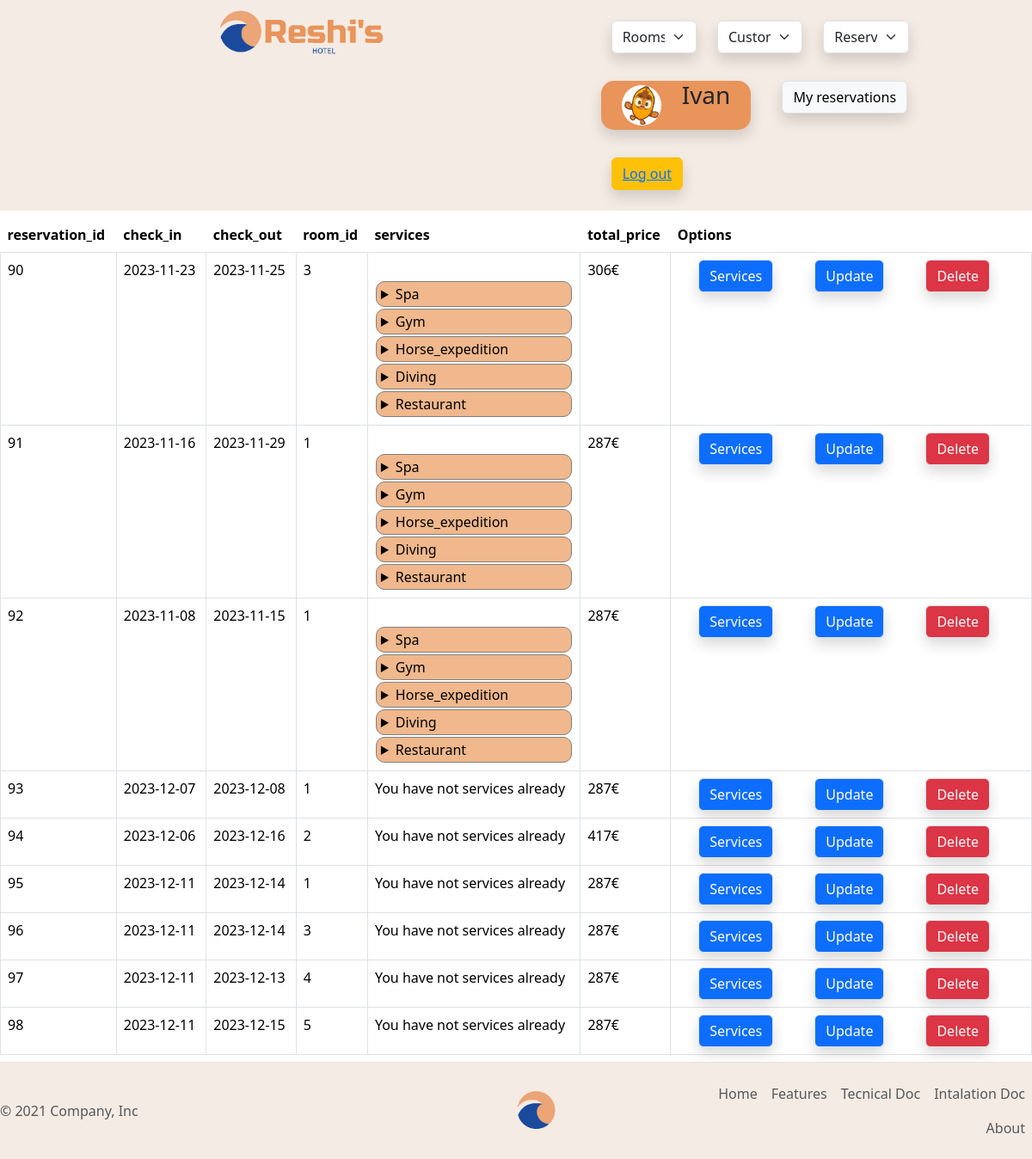
The app's page /db/reservations/db_reservation_select_all.php (signed in) with its own data.
### tables this page shows
CREATE TABLE IF NOT EXISTS `034_reservations` (
  `reservation_id` int(11) NOT NULL AUTO_INCREMENT,
  `id_client_master` int(11) NOT NULL,
  `id_clients` longtext DEFAULT NULL CHECK (json_valid(`id_clients`)),
  `check_in` date DEFAULT NULL,
  `check_out` date DEFAULT NULL,
  `room_id` int(11) DEFAULT NULL,
  `services` longtext DEFAULT NULL CHECK (json_valid(`services`)),
  `initial_price` decimal(10,3) DEFAULT NULL,
  `type_of_reservation` enum('check_in','check_out','canceled','absent','booked') DEFAULT NULL,
  PRIMARY KEY (`reservation_id`),
  KEY `id_client_master` (`id_client_master`),
  KEY `room_id` (`room_id`)
);

### db/reservations/db_reservation_select_all.php (the view, shortened to what this page needs)
<?php
include($_SERVER['DOCUMENT_ROOT'] . '/student034/dwes/header.php');
include($_SERVER['DOCUMENT_ROOT'] . '/student034/dwes/db/db_connection.php');
$sql = "
SELECT *FROM 034_reservations;";
$resultado = mysqli_query($conn, $sql);
$muestra = mysqli_fetch_all($resultado, MYSQLI_ASSOC);
?>
 <table class="table my-2">
    <tr>
      <td><strong>reservation_id</strong></td>
      <td><strong>check_in</strong></td>
      <td><strong>check_out</strong></td>
      <td><strong>room_id</strong></td>
      <td><strong>services</strong></td>
      <td><strong>total_price</strong></td>
      <td><strong>Options</strong></td>
    </tr>
    <?php
    foreach ($muestra as $reserva) {
    ?>
      <tr>
        <td class="border"><?php print_r($reserva['reservation_id']) ?></td>
        <td class="border"><?php print_r($reserva['check_in']) ?></td>
        <td class="border"><?php print_r($reserva['check_out']) ?></td>
        <td class="border"><?php print_r($reserva['room_id']) ?></td>
        <td class="border">
          <?php
            $extras = json_decode($reserva['services'], 1);
          if ($extras != null) {
            $services = array_keys($extras);
          $total_extras = [];
          echo '<br>';
          foreach ($services as $service) :
          ?><details>
              <summary id="btn_detalles">
                <?php
                echo $service;
                ?>
              </summary>
                <?php
                $total_extras[$service] = 0;
                for ($i = 0; $i < count($extras[$service]); $i++) :
                ?>
                <?php
                  $total_extras[$service] = $total_extras[$service] +   $extras[$service][$i]["Initial Price"];
                endfor;  ?>
            </details>
          <?php
          endforeach;
        }else{
        echo "You have not services already";
        $total_extras[] = 0;
        }?>
        </td>
        <td class="border"><?php print_r($reserva['initial_price'] + array_sum(array_values($total_extras)) . "€") ?></td>
        <td class="border">
          <div style="display: flex;">
            <?php
            include($_SERVER['DOCUMENT_ROOT'] . '/student034/dwes/forms/reservations/mini_form_reservation_service_update.php');
            ?>
            <?php include($_SERVER['DOCUMENT_ROOT'] . '/student034/dwes/forms/reservations/mini_form_reservation_update.php'); ?>
            <?php include($_SERVER['DOCUMENT_ROOT'] . '/student034/dwes/forms/reservations/mini_form_reservation_delete.php'); ?>
          </div>
        </td>
      </tr>
    <?php
    }
    ?>
  </table>
<?php include($_SERVER['DOCUMENT_ROOT'] . '/student034/dwes/footer.php');

### forms/reservations/mini_form_reservation_service_update.php
<form action="/student034/dwes/forms/reservations/form_reservation_service_update.php" method="post">
  <input type="text" name="reservation_id" value="<?php print_r($reserva['reservation_id']) ?>" hidden>
  <input class="btn btn-primary mx-4 border shadow" type="submit" name="submit" value="Services">
</form>

### forms/reservations/mini_form_reservation_update.php (shortened to what this page needs)
<form action="/student034/dwes/forms/reservations/form_reservation_update.php" method="post">
  <input class="btn btn-primary mx-4 border shadow" type="submit" name="submit" value="Update">
</form>

### forms/reservations/mini_form_reservation_delete.php (shortened to what this page needs)
<form action="/student034/dwes/forms/reservations/form_reservation_delete.php" method="post">
  <input class="btn btn-danger mx-4 border shadow" type="submit" name="submit" value="Delete">
</form>

### style.css (style rules this page uses)
body { background-image: url("./imagenes/hotel/paisaje.png"); backdrop-filter: blur(10px); display: flex; flex-direction: column; min-height: 100vh; }
#btn_detalles { width: auto; padding: 2px; margin: 1px; padding-left: 5px; background-color: #f0b88c; border-radius: 10px; border: 1px solid gray; font-size: bold; }

### records on screen
034_reservations: value "90 2023-11-23 2023-11-25 3 306€", services "Spa", services "Gym", services "Horse_expedition", services "Diving", services "Restaurant"
034_reservations: value "91 2023-11-16 2023-11-29 1 287€", services "Spa", services "Gym", services "Horse_expedition", services "Diving", services "Restaurant"
034_reservations: value "92 2023-11-08 2023-11-15 1 287€", services "Spa", services "Gym", services "Horse_expedition", services "Diving", services "Restaurant"
034_reservations: value "93 2023-12-07 2023-12-08 1 287€", shows "You have not services already"
034_reservations: value "94 2023-12-06 2023-12-16 2 417€", shows "You have not services already"
034_reservations: value "95 2023-12-11 2023-12-14 1 287€", shows "You have not services already"
034_reservations: value "96 2023-12-11 2023-12-14 3 287€", shows "You have not services already"
034_reservations: value "97 2023-12-11 2023-12-13 4 287€", shows "You have not services already"
034_reservations: value "98 2023-12-11 2023-12-15 5 287€", shows "You have not services already"

### other values on screen
$user "Ivan"
